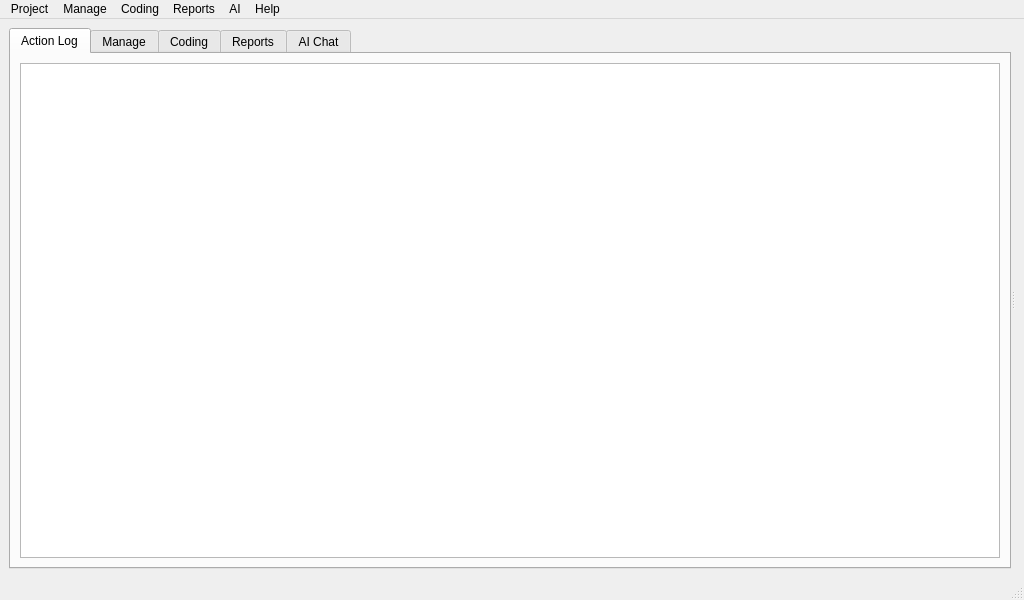
<?xml version="1.0" encoding="UTF-8"?>
<ui version="4.0">
 <class>MainWindow</class>
 <widget class="QMainWindow" name="MainWindow">
  <property name="geometry">
   <rect>
    <x>0</x>
    <y>0</y>
    <width>1024</width>
    <height>600</height>
   </rect>
  </property>
  <property name="windowTitle">
   <string>QualCoder</string>
  </property>
  <widget class="QWidget" name="centralwidget">
   <layout class="QHBoxLayout" name="horizontalLayout">
    <item>
     <widget class="QSplitter" name="splitter">
      <property name="frameShape">
       <enum>QFrame::NoFrame</enum>
      </property>
      <property name="orientation">
       <enum>Qt::Horizontal</enum>
      </property>
      <property name="childrenCollapsible">
       <bool>false</bool>
      </property>
      <widget class="QTabWidget" name="tabWidget">
       <property name="tabPosition">
        <enum>QTabWidget::North</enum>
       </property>
       <property name="tabShape">
        <enum>QTabWidget::Rounded</enum>
       </property>
       <property name="currentIndex">
        <number>0</number>
       </property>
       <widget class="QWidget" name="tab_action_log">
        <attribute name="title">
         <string>Action Log</string>
        </attribute>
        <layout class="QGridLayout" name="gridLayout_2">
         <item row="0" column="0">
          <widget class="QTextEdit" name="textEdit"/>
         </item>
        </layout>
       </widget>
       <widget class="QWidget" name="tab_manage">
        <attribute name="title">
         <string>Manage</string>
        </attribute>
        <widget class="QLabel" name="label_manage">
         <property name="geometry">
          <rect>
           <x>20</x>
           <y>20</y>
           <width>861</width>
           <height>71</height>
          </rect>
         </property>
         <property name="text">
          <string>Select an option in the Files and Cases menu. </string>
         </property>
         <property name="wordWrap">
          <bool>true</bool>
         </property>
        </widget>
       </widget>
       <widget class="QWidget" name="tab_coding">
        <attribute name="title">
         <string>Coding</string>
        </attribute>
        <widget class="QLabel" name="label_coding">
         <property name="geometry">
          <rect>
           <x>20</x>
           <y>20</y>
           <width>811</width>
           <height>71</height>
          </rect>
         </property>
         <property name="text">
          <string>Select an option in the Coding menu. </string>
         </property>
         <property name="wordWrap">
          <bool>true</bool>
         </property>
        </widget>
       </widget>
       <widget class="QWidget" name="tab_reports">
        <attribute name="title">
         <string>Reports</string>
        </attribute>
        <widget class="QLabel" name="label_reports">
         <property name="geometry">
          <rect>
           <x>20</x>
           <y>20</y>
           <width>831</width>
           <height>71</height>
          </rect>
         </property>
         <property name="text">
          <string>Select an option in the Reports menu. </string>
         </property>
         <property name="wordWrap">
          <bool>true</bool>
         </property>
        </widget>
       </widget>
       <widget class="QWidget" name="tab_ai_chat">
        <attribute name="title">
         <string>AI Chat</string>
        </attribute>
       </widget>
      </widget>
      <widget class="QWidget" name="sidebar" native="true">
       <property name="sizePolicy">
        <sizepolicy hsizetype="Minimum" vsizetype="Preferred">
         <horstretch>0</horstretch>
         <verstretch>0</verstretch>
        </sizepolicy>
       </property>
       <property name="minimumSize">
        <size>
         <width>0</width>
         <height>0</height>
        </size>
       </property>
       <layout class="QHBoxLayout" name="horizontalLayout_2">
        <property name="spacing">
         <number>6</number>
        </property>
        <property name="leftMargin">
         <number>0</number>
        </property>
        <property name="topMargin">
         <number>0</number>
        </property>
        <property name="rightMargin">
         <number>0</number>
        </property>
        <property name="bottomMargin">
         <number>0</number>
        </property>
        <item>
         <widget class="QFrame" name="sidebar_frame">
          <property name="frameShape">
           <enum>QFrame::NoFrame</enum>
          </property>
          <property name="frameShadow">
           <enum>QFrame::Plain</enum>
          </property>
          <layout class="QHBoxLayout" name="horizontalLayout_3">
           <property name="leftMargin">
            <number>0</number>
           </property>
           <property name="topMargin">
            <number>0</number>
           </property>
           <property name="rightMargin">
            <number>0</number>
           </property>
           <property name="bottomMargin">
            <number>0</number>
           </property>
          </layout>
         </widget>
        </item>
       </layout>
      </widget>
     </widget>
    </item>
   </layout>
  </widget>
  <widget class="QMenuBar" name="menubar">
   <property name="geometry">
    <rect>
     <x>0</x>
     <y>0</y>
     <width>1024</width>
     <height>22</height>
    </rect>
   </property>
   <widget class="QMenu" name="menuProject">
    <property name="title">
     <string>Project</string>
    </property>
    <widget class="QMenu" name="menuOpen_Recent_Project">
     <property name="title">
      <string>Open Recent Project</string>
     </property>
     <addaction name="actionNone"/>
    </widget>
    <widget class="QMenu" name="menuExport">
     <property name="title">
      <string>Export</string>
     </property>
     <addaction name="actionProject_Exchange_Export"/>
     <addaction name="actionREFI_Codebook_export"/>
     <addaction name="actionExport_codebook"/>
     <addaction name="actionExport_codebook_with_memos"/>
    </widget>
    <widget class="QMenu" name="menuImport">
     <property name="title">
      <string>Import</string>
     </property>
     <addaction name="actionREFI_Codebook_import"/>
     <addaction name="actionREFI_QDA_Project_import"/>
     <addaction name="actionTaguette_import"/>
     <addaction name="actionRQDA_Project_import"/>
     <addaction name="actionImport_plain_text_codes_list"/>
    </widget>
    <addaction name="actionCreate_New_Project"/>
    <addaction name="actionOpen_Project"/>
    <addaction name="menuOpen_Recent_Project"/>
    <addaction name="actionClose_Project"/>
    <addaction name="actionProject_Memo"/>
    <addaction name="actionSettings"/>
    <addaction name="actionProject_summary"/>
    <addaction name="separator"/>
    <addaction name="menuImport"/>
    <addaction name="menuExport"/>
    <addaction name="separator"/>
    <addaction name="actionExit"/>
   </widget>
   <widget class="QMenu" name="menuFiles_and_Cases">
    <property name="title">
     <string>Manage</string>
    </property>
    <addaction name="actionManage_files"/>
    <addaction name="actionManage_cases"/>
    <addaction name="actionManage_journals"/>
    <addaction name="actionManage_attributes"/>
    <addaction name="actionManage_references"/>
    <addaction name="actionImport_survey_2"/>
    <addaction name="actionManage_bad_links_to_files"/>
    <addaction name="actionImport_twitter_data"/>
   </widget>
   <widget class="QMenu" name="menuCoding">
    <property name="title">
     <string>Coding</string>
    </property>
    <addaction name="actionCodes"/>
    <addaction name="actionCode_image"/>
    <addaction name="actionCode_audio_video"/>
    <addaction name="actionCode_pdf"/>
    <addaction name="actionAI_assisted_coding"/>
    <addaction name="actionColour_scheme"/>
    <addaction name="actionCode_organiser"/>
   </widget>
   <widget class="QMenu" name="menuReports">
    <property name="title">
     <string>Reports</string>
    </property>
    <addaction name="actionCoding_reports"/>
    <addaction name="actionCoding_comparison"/>
    <addaction name="actionCoding_comparison_by_file"/>
    <addaction name="actionCode_comparison_table"/>
    <addaction name="actionCode_frequencies"/>
    <addaction name="actionFile_summary"/>
    <addaction name="actionCode_summary"/>
    <addaction name="actionCode_relations"/>
    <addaction name="actionCode_co_occurrence"/>
    <addaction name="actionCode_text_exact_matches"/>
    <addaction name="actionText_segments_by_codes"/>
    <addaction name="actionCharts"/>
    <addaction name="actionView_Graph"/>
    <addaction name="actionText_mining"/>
    <addaction name="actionSQL_statements"/>
    <addaction name="separator"/>
   </widget>
   <widget class="QMenu" name="menuHelp">
    <property name="title">
     <string>Help</string>
    </property>
    <addaction name="actionContents"/>
    <addaction name="actionAbout"/>
    <addaction name="actionSpecial_functions"/>
    <addaction name="actionMenu_Key_Shortcuts"/>
   </widget>
   <widget class="QMenu" name="menuAI">
    <property name="title">
     <string>AI</string>
    </property>
    <addaction name="actionAI_Setup_wizard"/>
    <addaction name="actionAI_Configuration"/>
    <addaction name="actionAI_Rebuild_internal_memory"/>
    <addaction name="actionAI_Edit_Project_Memo"/>
    <addaction name="actionAI_Prompts"/>
    <addaction name="separator"/>
    <addaction name="actionAI_Chat"/>
    <addaction name="actionAI_Chat_Sidebar"/>
    <addaction name="actionAI_Search_and_Coding"/>
   </widget>
   <addaction name="menuProject"/>
   <addaction name="menuFiles_and_Cases"/>
   <addaction name="menuCoding"/>
   <addaction name="menuReports"/>
   <addaction name="menuAI"/>
   <addaction name="menuHelp"/>
  </widget>
  <widget class="QStatusBar" name="statusbar"/>
  <action name="actionCreate_New_Project">
   <property name="text">
    <string>Create New Project</string>
   </property>
  </action>
  <action name="actionOpen_Project">
   <property name="text">
    <string>Open Project</string>
   </property>
  </action>
  <action name="actionClose_Project">
   <property name="text">
    <string>Close Project</string>
   </property>
  </action>
  <action name="actionProject_Memo">
   <property name="text">
    <string>Project Memo</string>
   </property>
  </action>
  <action name="actionSettings">
   <property name="text">
    <string>Settings</string>
   </property>
  </action>
  <action name="actionExit">
   <property name="text">
    <string>Exit</string>
   </property>
  </action>
  <action name="actionManage_files">
   <property name="text">
    <string>Manage files</string>
   </property>
  </action>
  <action name="actionManage_cases">
   <property name="text">
    <string>Manage cases</string>
   </property>
  </action>
  <action name="actionFile_categories">
   <property name="text">
    <string>File categories</string>
   </property>
  </action>
  <action name="actionManage_journals">
   <property name="text">
    <string>Manage journals</string>
   </property>
  </action>
  <action name="actionCodes">
   <property name="text">
    <string>Code text</string>
   </property>
  </action>
  <action name="actionCategories">
   <property name="text">
    <string>Categories</string>
   </property>
  </action>
  <action name="actionCodebook">
   <property name="text">
    <string>Codebook</string>
   </property>
  </action>
  <action name="actionAssign_Attributes">
   <property name="text">
    <string>Assign Attributes</string>
   </property>
  </action>
  <action name="actionManage_Attributes">
   <property name="text">
    <string>Manage Attributes</string>
   </property>
  </action>
  <action name="actionImport_Attributes">
   <property name="text">
    <string>Import Attributes</string>
   </property>
  </action>
  <action name="actionCoding_reports">
   <property name="text">
    <string>Coding reports</string>
   </property>
  </action>
  <action name="actionCoding_summary">
   <property name="text">
    <string>Coding summary</string>
   </property>
  </action>
  <action name="actionSQL_statements">
   <property name="text">
    <string>Database queries</string>
   </property>
  </action>
  <action name="actionContents">
   <property name="text">
    <string>Contents</string>
   </property>
  </action>
  <action name="actionAbout">
   <property name="text">
    <string>About</string>
   </property>
  </action>
  <action name="actionImport_survey">
   <property name="text">
    <string>Import survey</string>
   </property>
  </action>
  <action name="actionManage_attributes">
   <property name="text">
    <string>Manage attributes</string>
   </property>
  </action>
  <action name="actionFrequency_table">
   <property name="text">
    <string>Frequency table</string>
   </property>
  </action>
  <action name="actionCoding_comparison">
   <property name="text">
    <string>Coding comparison</string>
   </property>
  </action>
  <action name="actionText_mining">
   <property name="text">
    <string>Text mining</string>
   </property>
  </action>
  <action name="actionView_Graph">
   <property name="text">
    <string>Graph</string>
   </property>
  </action>
  <action name="actionExport_codebook">
   <property name="text">
    <string>Export codebook as ODT file</string>
   </property>
  </action>
  <action name="actionCode_image">
   <property name="text">
    <string>Code image</string>
   </property>
  </action>
  <action name="actionCode_frequencies">
   <property name="text">
    <string>Code frequencies</string>
   </property>
  </action>
  <action name="actionCoding_Matrix">
   <property name="text">
    <string>Coding Matrix</string>
   </property>
  </action>
  <action name="actionCode_audio_video">
   <property name="text">
    <string>Code audio/video</string>
   </property>
  </action>
  <action name="actionProject_Exchange_Export">
   <property name="text">
    <string>REFI-QDA Project export</string>
   </property>
   <property name="toolTip">
    <string>REFI-QDA Project export</string>
   </property>
  </action>
  <action name="actionREFI_Codebook_export">
   <property name="text">
    <string>REFI-QDA Codebook export</string>
   </property>
  </action>
  <action name="actionREFI_Codebook_import">
   <property name="text">
    <string>REFI-QDA Codebook import</string>
   </property>
  </action>
  <action name="actionREFI_QDA_Project_import">
   <property name="text">
    <string>REFI-QDA Project import</string>
   </property>
  </action>
  <action name="actionRQDA_Project_import">
   <property name="text">
    <string>RQDA Project import</string>
   </property>
  </action>
  <action name="actionProject_summary">
   <property name="text">
    <string>Project summary</string>
   </property>
  </action>
  <action name="actionNone">
   <property name="text">
    <string>None</string>
   </property>
  </action>
  <action name="actionCode_relations">
   <property name="text">
    <string>Code relations</string>
   </property>
  </action>
  <action name="actionExport_coded_text_as_html">
   <property name="text">
    <string>Export coded text as html</string>
   </property>
  </action>
  <action name="actionManage_bad_links_to_files">
   <property name="enabled">
    <bool>false</bool>
   </property>
   <property name="text">
    <string>Manage bad links to files</string>
   </property>
  </action>
  <action name="actionSpecial_functions">
   <property name="text">
    <string>Special functions</string>
   </property>
  </action>
  <action name="actionFile_summary">
   <property name="text">
    <string>File summary</string>
   </property>
  </action>
  <action name="actionCode_summary">
   <property name="text">
    <string>Code summary</string>
   </property>
  </action>
  <action name="actionCoding_comparison_by_file">
   <property name="text">
    <string>Coding comparison by file</string>
   </property>
  </action>
  <action name="actionCode_by_case">
   <property name="text">
    <string>Code by case</string>
   </property>
  </action>
  <action name="actionCharts">
   <property name="text">
    <string>Charts</string>
   </property>
  </action>
  <action name="actionExport_codebook_with_memos">
   <property name="text">
    <string>Export codebook with memos as ODT file</string>
   </property>
  </action>
  <action name="actionImport_references_RIS_format">
   <property name="text">
    <string>Import references RIS format</string>
   </property>
  </action>
  <action name="actionManage_references">
   <property name="text">
    <string>Manage references</string>
   </property>
  </action>
  <action name="actionColour_scheme">
   <property name="text">
    <string>Colour scheme</string>
   </property>
  </action>
  <action name="actionImport_plain_text_codes_list">
   <property name="text">
    <string>Import plain text codes list</string>
   </property>
  </action>
  <action name="actionImport_survey_2">
   <property name="text">
    <string>Import survey</string>
   </property>
  </action>
  <action name="actionMenu_Key_Shortcuts">
   <property name="text">
    <string>Menu Key Shortcuts</string>
   </property>
  </action>
  <action name="actionImport_twitter_data">
   <property name="text">
    <string>Import twitter data</string>
   </property>
  </action>
  <action name="actionCode_pdf">
   <property name="text">
    <string>Code pdf</string>
   </property>
  </action>
  <action name="actionCode_text_exact_matches">
   <property name="text">
    <string>Code text exact matches</string>
   </property>
  </action>
  <action name="actionAI_Setup_wizard">
   <property name="text">
    <string>Setup Wizard</string>
   </property>
   <property name="menuRole">
    <enum>QAction::NoRole</enum>
   </property>
  </action>
  <action name="actionAI_Rebuild_internal_memory">
   <property name="text">
    <string>Rebuild Internal Memory</string>
   </property>
  </action>
  <action name="actionAI_Edit_Project_Memo">
   <property name="text">
    <string>Project Memo</string>
   </property>
  </action>
  <action name="actionAI_Chat">
   <property name="text">
    <string>AI Chat</string>
   </property>
  </action>
  <action name="actionAI_Search_and_Coding">
   <property name="text">
    <string>AI Assisted Coding</string>
   </property>
  </action>
  <action name="actionAI_Configuration">
   <property name="text">
    <string>Settings</string>
   </property>
   <property name="toolTip">
    <string>AI related Settings</string>
   </property>
   <property name="menuRole">
    <enum>QAction::NoRole</enum>
   </property>
  </action>
  <action name="actionAI_Prompts">
   <property name="text">
    <string>Prompt library</string>
   </property>
  </action>
  <action name="actionCode_organiser">
   <property name="text">
    <string>Code organiser</string>
   </property>
  </action>
  <action name="actionText_segments_by_codes">
   <property name="text">
    <string>Codes by text segments</string>
   </property>
  </action>
  <action name="actionAI_assisted_coding">
   <property name="text">
    <string>AI assisted coding</string>
   </property>
  </action>
  <action name="actionCode_co_occurrence">
   <property name="text">
    <string>Code co-occurrence</string>
   </property>
  </action>
  <action name="actionCode_comparison_table">
   <property name="text">
    <string>Code counts by file/case</string>
   </property>
  </action>
  <action name="actionTaguette_import">
   <property name="text">
    <string>Taguette import</string>
   </property>
  </action>
  <action name="actionAI_Chat_Sidebar">
   <property name="text">
    <string>AI Chat Sidebar</string>
   </property>
  </action>
 </widget>
 <resources/>
 <connections/>
</ui>
